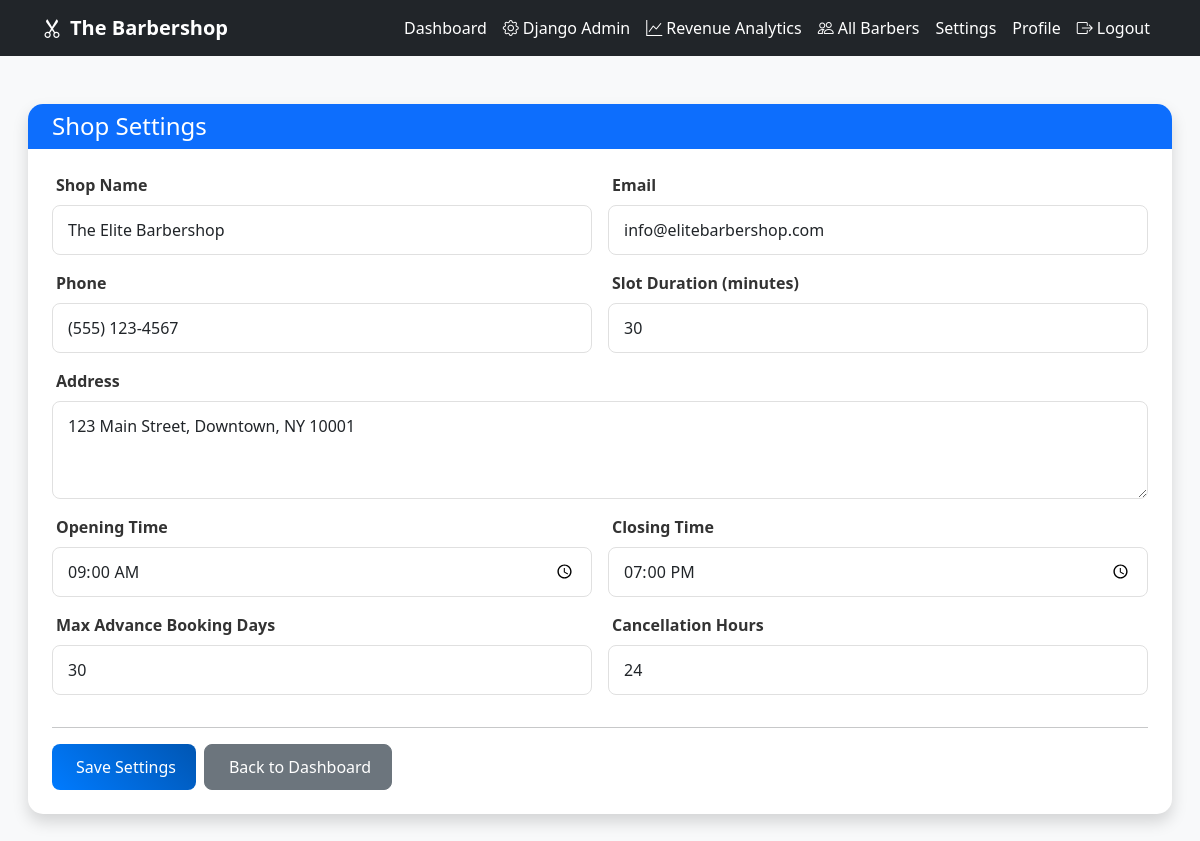
The app's page /shop/settings/ (signed in) with its own data.
### shop/models.py (models this page shows, shortened)
class ShopSettings(models.Model):
    name = models.CharField(max_length=100, default="The Barbershop")
    address = models.TextField()
    phone = models.CharField(max_length=20)
    email = models.EmailField()
    opening_time = models.TimeField(default="09:00")
    closing_time = models.TimeField(default="18:00")
    slot_duration = models.IntegerField(default=30, help_text="Duration of each appointment slot in minutes")
    max_advance_booking_days = models.IntegerField(default=30, help_text="How many days in advance can customers book")
    cancellation_hours = models.IntegerField(default=24, help_text="Minimum hours before appointment to cancel")
    created_at = models.DateTimeField(auto_now_add=True)
    updated_at = models.DateTimeField(auto_now=True)
    class Meta:
        verbose_name = "Shop Settings"
        verbose_name_plural = "Shop Settings"

### shop/views.py (the view)
# urls.py: path('settings/', views.shop_settings, name='settings'),
@admin_required  # ONLY ADMINS can modify shop settings
def shop_settings(request):
    settings_obj, created = ShopSettings.objects.get_or_create(pk=1)
    if request.method == 'POST':
        form = ShopSettingsForm(request.POST, instance=settings_obj)
        if form.is_valid():
            form.save()
            messages.success(request, 'Shop settings updated successfully!')
            return redirect('/shop/settings/')
    else:
        form = ShopSettingsForm(instance=settings_obj)
    return render(request, 'shop/settings.html', {'form': form})

### shop/forms.py
class ShopSettingsForm(forms.ModelForm):
    class Meta:
        model = ShopSettings
        fields = ['name', 'address', 'phone', 'email', 'opening_time', 'closing_time',
                 'slot_duration', 'max_advance_booking_days', 'cancellation_hours']
        widgets = {
            'name': forms.TextInput(attrs={'class': 'form-control'}),
            'address': forms.Textarea(attrs={'class': 'form-control', 'rows': 3}),
            'phone': forms.TextInput(attrs={'class': 'form-control'}),
            'email': forms.EmailInput(attrs={'class': 'form-control'}),
            'opening_time': forms.TimeInput(attrs={'class': 'form-control', 'type': 'time'}),
            'closing_time': forms.TimeInput(attrs={'class': 'form-control', 'type': 'time'}),
            'slot_duration': forms.NumberInput(attrs={'class': 'form-control'}),
            'max_advance_booking_days': forms.NumberInput(attrs={'class': 'form-control'}),
            'cancellation_hours': forms.NumberInput(attrs={'class': 'form-control'}),
        }

### templates/shop/settings.html (shortened to what this page needs)
{% extends 'base.html' %}
{% load static %}
{% block content %}
<div class="container-fluid py-4">
    <div class="row">
        <div class="col-12">
            <div class="card shadow">
                <div class="card-header bg-primary text-white">
                    <h4 class="mb-0">
                        Shop Settings
                    </h4>
                </div>
                <div class="card-body">
                    <form method="post" class="row g-3">
                        <div class="col-md-6">
                            <label for="{{ form.name.id_for_label }}" class="form-label">
                                Shop Name
                            </label>
                            {{ form.name }}
                        </div>
                        <div class="col-md-6">
                            <label for="{{ form.email.id_for_label }}" class="form-label">
                                Email
                            </label>
                            {{ form.email }}
                        </div>
                        <div class="col-md-6">
                            <label for="{{ form.phone.id_for_label }}" class="form-label">
                                Phone
                            </label>
                            {{ form.phone }}
                        </div>
                        <div class="col-md-6">
                            <label for="{{ form.slot_duration.id_for_label }}" class="form-label">
                                Slot Duration (minutes)
                            </label>
                            {{ form.slot_duration }}
                        </div>
                        <div class="col-12">
                            <label for="{{ form.address.id_for_label }}" class="form-label">
                                Address
                            </label>
                            {{ form.address }}
                        </div>
                        <div class="col-md-6">
                            <label for="{{ form.opening_time.id_for_label }}" class="form-label">
                                Opening Time
                            </label>
                            {{ form.opening_time }}
                        </div>
                        <div class="col-md-6">
                            <label for="{{ form.closing_time.id_for_label }}" class="form-label">
                                Closing Time
                            </label>
                            {{ form.closing_time }}
                        </div>
                        <div class="col-md-6">
                            <label for="{{ form.max_advance_booking_days.id_for_label }}" class="form-label">
                                Max Advance Booking Days
                            </label>
                            {{ form.max_advance_booking_days }}
                        </div>
                        <div class="col-md-6">
                            <label for="{{ form.cancellation_hours.id_for_label }}" class="form-label">
                                Cancellation Hours
                            </label>
                            {{ form.cancellation_hours }}
                        </div>
                        <div class="col-12">
                            <hr>
                            <div class="d-flex gap-2">
                                <button type="submit" class="btn btn-primary">
                                    Save Settings
                                </button>
                                <a href="{% url 'accounts:dashboard' %}" class="btn btn-secondary">
                                    Back to Dashboard
                                </a>
                            </div>
                        </div>
                    </form>
                </div>
            </div>
        </div>
    </div>
</div>
{% endblock %}

### static/css/style.css (style rules this page uses)
:root { --primary-color: #212529; --secondary-color: #6c757d; --accent-color: #ffc107; --text-color: #333; --bg-color: #f8f9fa; --border-color: #dee2e6; --success-color: #28a745; --warning-color: #ffc107; --danger-color: #dc3545; --info-color: #17a2b8; }
body { font-family: 'Segoe UI', Tahoma, Geneva, Verdana, sans-serif; background-color: var(--bg-color); color: var(--text-color); padding-bottom: 80px; }
.card { border: none; border-radius: 15px; box-shadow: 0 4px 6px rgba(0, 0, 0, 0.1); transition: transform 0.3s ease, box-shadow 0.3s ease; margin-bottom: 1.5rem; }
.card-body { padding: 1.5rem; }
.btn { border-radius: 25px; padding: 0.5rem 1.5rem; font-weight: 500; transition: all 0.3s ease; }
.btn-primary { background: linear-gradient(45deg, #007bff, #0056b3); border: none; }
.form-control, .form-select { border-radius: 10px; border: 1px solid var(--border-color); padding: 0.75rem 1rem; transition: border-color 0.3s ease, box-shadow 0.3s ease; }

### templates/shop/settings.html (style rules this page uses)
.card { border: none; border-radius: 15px; }
.card-header { border-radius: 15px 15px 0 0 !important; border: none; }
.form-control, .form-select { border-radius: 8px; border: 1px solid #e0e0e0; padding: 12px 15px; }
.btn { border-radius: 8px; padding: 10px 20px; font-weight: 500; }
.form-label { font-weight: 600; color: #333; margin-bottom: 8px; }

### records on screen
ShopSettings: name "The Elite Barbershop", email "info@elitebarbershop.com", phone "(555) 123-4567", slot_duration "30", address "123 Main Street, Downtown, NY 10001", opening_time "09:00:00", closing_time "19:00:00", max_advance_booking_days "30", cancellation_hours "24"
